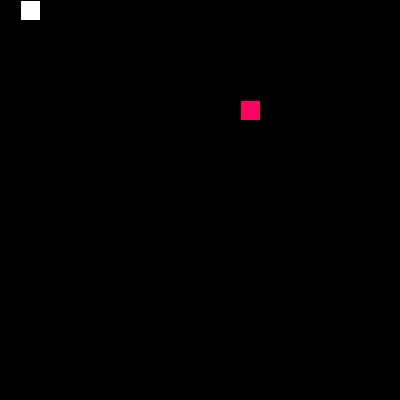
Frame 1 (no input)
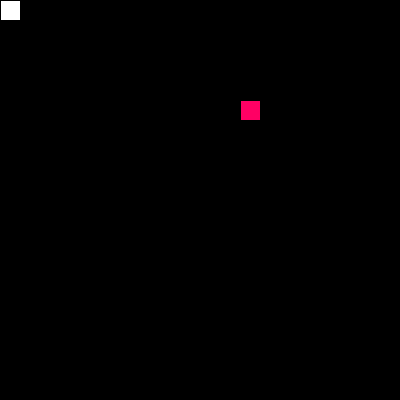
Frame 60 (the mouse pressed at the canvas centre just before this capture)
Frame 120 (the mouse held since frame 60 and released just before this capture): identical to frame 60, image omitted

The Processing sketch that drew these frames (run headless with seeded random() and noise(); from frame 60 on, the mouse is pressed at the canvas centre):

// Processing sketch: c003_snake_game
// ── c003_snake_game.pde
int cellW;
int cellH;
int rows = 20; 
int cols = 20;

Snake snake;
Food food;

enum Directions{
  UP,
  RIGHT,
  DOWN,
  LEFT
}

void setup() {
  size(400, 400);
  
  cellW = width / cols;
  cellH = height / rows;
  
  frameRate(10);
  
  snake = new Snake();
  food = new Food();
}

void draw() {  
  background(0);
  snake.update(food);
  snake.show();
  food.show();
}

void keyPressed() {
  if (!keyPressed)
    return;
    
  if (key != CODED)
    return;
  
  if (keyCode == UP)
    snake.changeDirection(Directions.UP);
  else if (keyCode == RIGHT)
    snake.changeDirection(Directions.RIGHT);
  else if (keyCode == DOWN)
    snake.changeDirection(Directions.DOWN);
  else if (keyCode == LEFT)
    snake.changeDirection(Directions.LEFT);
  else if (keyCode == SHIFT)
     return;
  else if (keyCode == CONTROL)
     snake.reset();
}

// ── body_part.pde
 
class BodyPart {
  int x;
  int y;
  
  BodyPart(int x, int y) {
    this.x = x;
    this.y = y;
  }
  
  void show() {
    fill(255);
    rect(x * cellW, y * cellH, cellW, cellH);
  }
}

// ── food.pde
class Food {
  int x;
  int y;
  
  Food() {
    locate();
  }
  
  void show() {
    fill(255, 0, 100);
    rect(x * cellW, y * cellH, cellW, cellH);
  }
  
  void locate() {
    x = floor(random(cols));
    y = floor(random(rows));
  }
}

// ── snake.pde
class Snake {
  Directions direction;
  ArrayList<BodyPart> body;
  
  Snake() {
    reset();    
  }
  
  void reset() {
    direction = Directions.RIGHT;
    body = new ArrayList();
    body.add(new BodyPart(0, 0));
  }
  
  private int[] getNextCoords(int x, int y) {
    switch(direction) {
      case UP:
        y --;
        break;
      case RIGHT:
        x ++;
        break;
      case DOWN:
        y ++;
        break;
      case LEFT:
        x --;
        break;
    }
    
    return new int[]{x, y};
  }
  
  private boolean collides(int x, int y) {
    // Collision with walls
    if (x < 0 || x >= cols || y < 0 || y >= rows)
      return true;
    
    // Collision with body
    for (int i=body.size()-1 ; i>=0 ; i--) {
      BodyPart bodyPart = body.get(i);
      
      if (bodyPart.x == x && bodyPart.y == y)
        return true;
    }
    
    return false;
  } 
  
  void update(Food food) {
    BodyPart head = body.get(body.size() - 1);
    int[] newValues = getNextCoords(head.x, head.y);
    int newX = newValues[0];
    int newY = newValues[1];
    
    if (collides(newX, newY)) {
      reset();
      return;
    }
      
      
    if (head.x == food.x && head.y == food.y) {
      BodyPart newHead = new BodyPart(newX, newY);
      body.add(newHead);
      
      food.locate();
    }
    else {
      for (int i=0 ; i<=body.size()-2 ; i++) {
        BodyPart current = body.get(i);
        BodyPart next = body.get(i + 1);
        
        current.x = next.x;
        current.y = next.y;
      }
      
      head.x = newX;
      head.y = newY;
    }
  }
  
  void show() {
    for (BodyPart bodyPart : body) {
      bodyPart.show();
    }
  }
  
  void changeDirection(Directions newDirection) {
    if (newDirection != getOpossiteDirection(direction))
      direction = newDirection;
  }
  
  private Directions getOpossiteDirection(Directions direction) {
    switch(direction) {
      case UP: return Directions.DOWN;
      case RIGHT: return Directions.LEFT;
      case DOWN: return Directions.UP;
      case LEFT: return Directions.RIGHT;
      default: return null;
    }
  }
}
